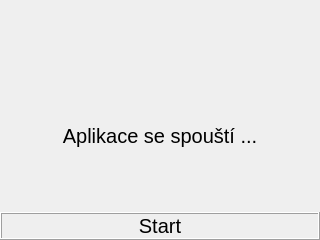
<?xml version="1.0" encoding="UTF-8"?>
<ui version="4.0">
 <class>LoadView</class>
 <widget class="QWidget" name="LoadView">
  <property name="windowModality">
   <enum>Qt::ApplicationModal</enum>
  </property>
  <property name="geometry">
   <rect>
    <x>0</x>
    <y>0</y>
    <width>320</width>
    <height>240</height>
   </rect>
  </property>
  <property name="minimumSize">
   <size>
    <width>320</width>
    <height>240</height>
   </size>
  </property>
  <property name="maximumSize">
   <size>
    <width>320</width>
    <height>340</height>
   </size>
  </property>
  <property name="baseSize">
   <size>
    <width>320</width>
    <height>204</height>
   </size>
  </property>
  <property name="windowTitle">
   <string>Application Loading</string>
  </property>
  <property name="windowIcon">
   <iconset resource="JetPrinterUI.qrc">
    <normaloff>:/images/masssag.ico</normaloff>:/images/masssag.ico</iconset>
  </property>
  <widget class="QLabel" name="label_1">
   <property name="geometry">
    <rect>
     <x>0</x>
     <y>120</y>
     <width>320</width>
     <height>31</height>
    </rect>
   </property>
   <property name="font">
    <font>
     <pointsize>15</pointsize>
    </font>
   </property>
   <property name="text">
    <string>Aplikace se spouští ...</string>
   </property>
   <property name="alignment">
    <set>Qt::AlignCenter</set>
   </property>
  </widget>
  <widget class="QLabel" name="label_2">
   <property name="geometry">
    <rect>
     <x>30</x>
     <y>0</y>
     <width>261</width>
     <height>101</height>
    </rect>
   </property>
   <property name="text">
    <string/>
   </property>
   <property name="pixmap">
    <pixmap resource="JetPrinterUI.qrc">:/images/masssag.ico</pixmap>
   </property>
  </widget>
  <widget class="QLabel" name="label_3">
   <property name="geometry">
    <rect>
     <x>0</x>
     <y>212</y>
     <width>320</width>
     <height>28</height>
    </rect>
   </property>
   <property name="font">
    <font>
     <pointsize>15</pointsize>
    </font>
   </property>
   <property name="frameShape">
    <enum>QFrame::Box</enum>
   </property>
   <property name="frameShadow">
    <enum>QFrame::Raised</enum>
   </property>
   <property name="text">
    <string>Start</string>
   </property>
   <property name="alignment">
    <set>Qt::AlignCenter</set>
   </property>
  </widget>
 </widget>
 <resources>
  <include location="JetPrinterUI.qrc"/>
 </resources>
 <connections/>
</ui>
